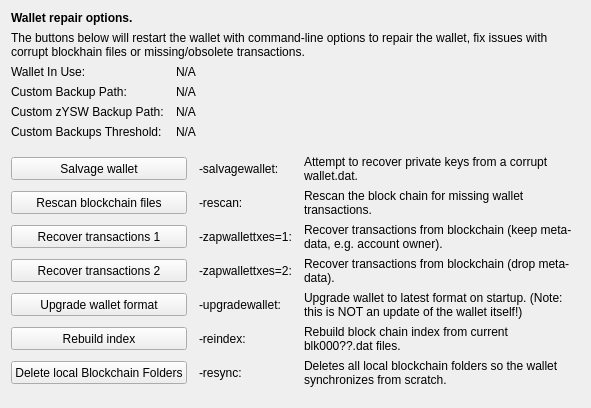
     <widget class="QWidget" name="tab_repair">
      <attribute name="title">
       <string>&amp;Wallet Repair</string>
      </attribute>
      <layout class="QGridLayout" name="gridLayout_4" columnstretch="0,0,0,0">
       <property name="horizontalSpacing">
        <number>12</number>
       </property>
       <item row="0" column="0" colspan="4">
        <widget class="QLabel" name="label_repair_header">
         <property name="font">
          <font>
           <weight>75</weight>
           <bold>true</bold>
          </font>
         </property>
         <property name="text">
          <string>Wallet repair options.</string>
         </property>
        </widget>
       </item>
       <item row="1" column="0" colspan="4">
        <widget class="QLabel" name="label_repair_helptext">
         <property name="font">
          <font>
           <weight>50</weight>
           <bold>false</bold>
          </font>
         </property>
         <property name="text">
          <string>The buttons below will restart the wallet with command-line options to repair the wallet, fix issues with corrupt blockhain files or missing/obsolete transactions.</string>
         </property>
         <property name="wordWrap">
          <bool>true</bool>
         </property>
        </widget>
       </item>
       <item row="2" column="0">
        <widget class="QLabel" name="wallet_path_label">
         <property name="text">
          <string>Wallet In Use:</string>
         </property>
        </widget>
       </item>
       <item row="2" column="1" colspan="3">
        <widget class="QLabel" name="wallet_path">
         <property name="cursor">
          <cursorShape>IBeamCursor</cursorShape>
         </property>
         <property name="text">
          <string>N/A</string>
         </property>
         <property name="textFormat">
          <enum>Qt::PlainText</enum>
         </property>
         <property name="textInteractionFlags">
          <set>Qt::LinksAccessibleByMouse|Qt::TextSelectableByKeyboard|Qt::TextSelectableByMouse</set>
         </property>
        </widget>
       </item>
       <item row="3" column="0">
        <widget class="QLabel" name="wallet_custombackuppath_label">
         <property name="visible">
          <bool>false</bool>
         </property>
         <property name="text">
          <string>Custom Backup Path:</string>
         </property>
        </widget>
       </item>
       <item row="3" column="1" colspan="3">
        <widget class="QLabel" name="wallet_custombackuppath">
         <property name="cursor">
          <cursorShape>IBeamCursor</cursorShape>
         </property>
         <property name="visible">
          <bool>false</bool>
         </property>
         <property name="text">
          <string>N/A</string>
         </property>
         <property name="textFormat">
          <enum>Qt::PlainText</enum>
         </property>
         <property name="textInteractionFlags">
          <set>Qt::LinksAccessibleByMouse|Qt::TextSelectableByKeyboard|Qt::TextSelectableByMouse</set>
         </property>
        </widget>
       </item>
       <item row="4" column="0">
        <widget class="QLabel" name="wallet_customzyswbackuppath_label">
         <property name="visible">
          <bool>false</bool>
         </property>
         <property name="text">
          <string>Custom zYSW Backup Path:</string>
         </property>
        </widget>
       </item>
       <item row="4" column="1" colspan="3">
        <widget class="QLabel" name="wallet_customzyswbackuppath">
         <property name="cursor">
          <cursorShape>IBeamCursor</cursorShape>
         </property>
         <property name="visible">
          <bool>false</bool>
         </property>
         <property name="text">
          <string>N/A</string>
         </property>
         <property name="textFormat">
          <enum>Qt::PlainText</enum>
         </property>
         <property name="textInteractionFlags">
          <set>Qt::LinksAccessibleByMouse|Qt::TextSelectableByKeyboard|Qt::TextSelectableByMouse</set>
         </property>
        </widget>
       </item>
       <item row="5" column="0">
        <widget class="QLabel" name="wallet_custombackupthreshold_label">
         <property name="visible">
          <bool>false</bool>
         </property>
         <property name="text">
          <string>Custom Backups Threshold:</string>
         </property>
        </widget>
       </item>
       <item row="5" column="1" colspan="3">
        <widget class="QLabel" name="wallet_custombackupthreshold">
         <property name="cursor">
          <cursorShape>IBeamCursor</cursorShape>
         </property>
         <property name="visible">
          <bool>false</bool>
         </property>
         <property name="text">
          <string>N/A</string>
         </property>
         <property name="textFormat">
          <enum>Qt::PlainText</enum>
         </property>
         <property name="textInteractionFlags">
          <set>Qt::LinksAccessibleByMouse|Qt::TextSelectableByKeyboard|Qt::TextSelectableByMouse</set>
         </property>
        </widget>
       </item>
       <item row="6" column="0">
        <spacer name="verticalSpacer_repair1">
         <property name="orientation">
          <enum>Qt::Vertical</enum>
         </property>
         <property name="sizeHint" stdset="0">
          <size>
           <width>10</width>
           <height>10</height>
          </size>
         </property>
        </spacer>
       </item>
       <item row="7" column="0" colspan="2">
        <widget class="QPushButton" name="btn_salvagewallet">
         <property name="minimumSize">
          <size>
           <width>100</width>
           <height>23</height>
          </size>
         </property>
         <property name="text">
          <string>Salvage wallet</string>
         </property>
        </widget>
       </item>
       <item row="7" column="2">
        <widget class="QLabel" name="label_repair_salvage_command">
         <property name="text">
          <string notr="true">-salvagewallet:</string>
         </property>
        </widget>
       </item>
       <item row="7" column="3">
        <widget class="QLabel" name="label_repair_salvage">
         <property name="text">
          <string>Attempt to recover private keys from a corrupt wallet.dat.</string>
         </property>
         <property name="wordWrap">
          <bool>true</bool>
         </property>
        </widget>
       </item>
       <item row="8" column="0" colspan="2">
        <widget class="QPushButton" name="btn_rescan">
         <property name="minimumSize">
          <size>
           <width>100</width>
           <height>23</height>
          </size>
         </property>
         <property name="text">
          <string>Rescan blockchain files</string>
         </property>
        </widget>
       </item>
       <item row="8" column="2">
        <widget class="QLabel" name="label_repair_rescan_command">
         <property name="text">
          <string notr="true">-rescan:</string>
         </property>
        </widget>
       </item>
       <item row="8" column="3">
        <widget class="QLabel" name="label_repair_rescan">
         <property name="text">
          <string>Rescan the block chain for missing wallet transactions.</string>
         </property>
         <property name="wordWrap">
          <bool>true</bool>
         </property>
        </widget>
       </item>
       <item row="9" column="0" colspan="2">
        <widget class="QPushButton" name="btn_zapwallettxes1">
         <property name="minimumSize">
          <size>
           <width>100</width>
           <height>23</height>
          </size>
         </property>
         <property name="text">
          <string>Recover transactions 1</string>
         </property>
        </widget>
       </item>
       <item row="9" column="2">
        <widget class="QLabel" name="label_repair_zap1_command">
         <property name="text">
          <string notr="true">-zapwallettxes=1:</string>
         </property>
        </widget>
       </item>
       <item row="9" column="3">
        <widget class="QLabel" name="label_repair_zap1">
         <property name="text">
          <string>Recover transactions from blockchain (keep meta-data, e.g. account owner).</string>
         </property>
         <property name="wordWrap">
          <bool>true</bool>
         </property>
        </widget>
       </item>
       <item row="10" column="0" colspan="2">
        <widget class="QPushButton" name="btn_zapwallettxes2">
         <property name="minimumSize">
          <size>
           <width>100</width>
           <height>23</height>
          </size>
         </property>
         <property name="text">
          <string>Recover transactions 2</string>
         </property>
        </widget>
       </item>
       <item row="10" column="2">
        <widget class="QLabel" name="label_repair_zap2_command">
         <property name="text">
          <string notr="true">-zapwallettxes=2:</string>
         </property>
        </widget>
       </item>
       <item row="10" column="3">
        <widget class="QLabel" name="label_repair_zap2">
         <property name="text">
          <string>Recover transactions from blockchain (drop meta-data).</string>
         </property>
         <property name="wordWrap">
          <bool>true</bool>
         </property>
        </widget>
       </item>
       <item row="11" column="0" colspan="2">
        <widget class="QPushButton" name="btn_upgradewallet">
         <property name="minimumSize">
          <size>
           <width>100</width>
           <height>23</height>
          </size>
         </property>
         <property name="text">
          <string>Upgrade wallet format</string>
         </property>
        </widget>
       </item>
       <item row="11" column="2">
        <widget class="QLabel" name="label_repair_upgrade_command">
         <property name="text">
          <string notr="true">-upgradewallet:</string>
         </property>
        </widget>
       </item>
       <item row="11" column="3">
        <widget class="QLabel" name="label_repair_upgrade">
         <property name="text">
          <string>Upgrade wallet to latest format on startup. (Note: this is NOT an update of the wallet itself!)</string>
         </property>
         <property name="wordWrap">
          <bool>true</bool>
         </property>
        </widget>
       </item>
       <item row="12" column="0" colspan="2">
        <widget class="QPushButton" name="btn_reindex">
         <property name="minimumSize">
          <size>
           <width>100</width>
           <height>23</height>
          </size>
         </property>
         <property name="text">
          <string>Rebuild index</string>
         </property>
        </widget>
       </item>
       <item row="12" column="2">
        <widget class="QLabel" name="label_repair_reindex_command">
         <property name="text">
          <string notr="true">-reindex:</string>
         </property>
        </widget>
       </item>
       <item row="12" column="3">
        <widget class="QLabel" name="label_repair_reindex">
         <property name="text">
          <string>Rebuild block chain index from current blk000??.dat files.</string>
         </property>
         <property name="wordWrap">
          <bool>true</bool>
         </property>
        </widget>
       </item>
       <item row="13" column="0" colspan="2">
        <widget class="QPushButton" name="btn_resync">
         <property name="minimumSize">
          <size>
           <width>100</width>
           <height>23</height>
          </size>
         </property>
         <property name="text">
          <string>Delete local Blockchain Folders</string>
         </property>
        </widget>
       </item>
       <item row="13" column="2">
        <widget class="QLabel" name="label_repair_resync_command">
         <property name="text">
          <string>-resync:</string>
         </property>
        </widget>
       </item>
       <item row="13" column="3">
        <widget class="QLabel" name="label_repair_resync">
         <property name="text">
          <string>Deletes all local blockchain folders so the wallet synchronizes from scratch.</string>
         </property>
         <property name="wordWrap">
          <bool>true</bool>
         </property>
        </widget>
       </item>
       <item row="14" column="0">
        <spacer name="verticalSpacer_repair2">
         <property name="orientation">
          <enum>Qt::Vertical</enum>
         </property>
         <property name="sizeHint" stdset="0">
          <size>
           <width>20</width>
           <height>10</height>
          </size>
         </property>
        </spacer>
       </item>
      </layout>
     </widget>
